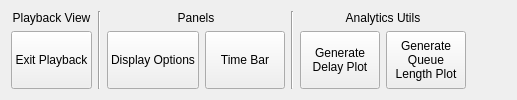
     <widget class="QWidget" name="Playbacktab">
      <attribute name="title">
       <string>Playback</string>
      </attribute>
      <layout class="QHBoxLayout" name="horizontalLayout_15">
       <item>
        <layout class="QVBoxLayout" name="verticalLayout_16">
         <item>
          <widget class="QLabel" name="label_4">
           <property name="sizePolicy">
            <sizepolicy hsizetype="Preferred" vsizetype="Fixed">
             <horstretch>0</horstretch>
             <verstretch>0</verstretch>
            </sizepolicy>
           </property>
           <property name="text">
            <string>Playback View</string>
           </property>
           <property name="alignment">
            <set>Qt::AlignCenter</set>
           </property>
          </widget>
         </item>
         <item>
          <layout class="QHBoxLayout" name="horizontalLayout_13">
           <item>
            <widget class="QPushButton" name="exitPlayback_pushButton">
             <property name="sizePolicy">
              <sizepolicy hsizetype="Minimum" vsizetype="MinimumExpanding">
               <horstretch>0</horstretch>
               <verstretch>0</verstretch>
              </sizepolicy>
             </property>
             <property name="text">
              <string>Exit Playback</string>
             </property>
            </widget>
           </item>
          </layout>
         </item>
        </layout>
       </item>
       <item>
        <widget class="Line" name="line_11">
         <property name="orientation">
          <enum>Qt::Vertical</enum>
         </property>
        </widget>
       </item>
       <item>
        <layout class="QVBoxLayout" name="verticalLayout_17">
         <item>
          <widget class="QLabel" name="label_5">
           <property name="sizePolicy">
            <sizepolicy hsizetype="Preferred" vsizetype="Fixed">
             <horstretch>0</horstretch>
             <verstretch>0</verstretch>
            </sizepolicy>
           </property>
           <property name="text">
            <string>Panels</string>
           </property>
           <property name="alignment">
            <set>Qt::AlignCenter</set>
           </property>
          </widget>
         </item>
         <item>
          <layout class="QHBoxLayout" name="horizontalLayout_14">
           <item>
            <widget class="QPushButton" name="playbackOptions_pushButton">
             <property name="sizePolicy">
              <sizepolicy hsizetype="Minimum" vsizetype="MinimumExpanding">
               <horstretch>0</horstretch>
               <verstretch>0</verstretch>
              </sizepolicy>
             </property>
             <property name="text">
              <string>Display Options</string>
             </property>
            </widget>
           </item>
           <item>
            <widget class="QPushButton" name="playbackTimeBar_pushButton">
             <property name="sizePolicy">
              <sizepolicy hsizetype="Minimum" vsizetype="MinimumExpanding">
               <horstretch>0</horstretch>
               <verstretch>0</verstretch>
              </sizepolicy>
             </property>
             <property name="text">
              <string>Time Bar</string>
             </property>
            </widget>
           </item>
          </layout>
         </item>
        </layout>
       </item>
       <item>
        <widget class="Line" name="line_12">
         <property name="orientation">
          <enum>Qt::Vertical</enum>
         </property>
        </widget>
       </item>
       <item>
        <layout class="QVBoxLayout" name="verticalLayout_18">
         <item>
          <widget class="QLabel" name="playbackUtilsText_label">
           <property name="sizePolicy">
            <sizepolicy hsizetype="Preferred" vsizetype="Fixed">
             <horstretch>0</horstretch>
             <verstretch>0</verstretch>
            </sizepolicy>
           </property>
           <property name="text">
            <string>Analytics Utils</string>
           </property>
           <property name="alignment">
            <set>Qt::AlignCenter</set>
           </property>
          </widget>
         </item>
         <item>
          <layout class="QHBoxLayout" name="horizontalLayout_16">
           <item>
            <widget class="QPushButton" name="genDelayPlot_pushButton">
             <property name="sizePolicy">
              <sizepolicy hsizetype="Minimum" vsizetype="MinimumExpanding">
               <horstretch>0</horstretch>
               <verstretch>0</verstretch>
              </sizepolicy>
             </property>
             <property name="text">
              <string>Generate
Delay Plot</string>
             </property>
            </widget>
           </item>
           <item>
            <widget class="QPushButton" name="genQueuePlot_pushButton">
             <property name="sizePolicy">
              <sizepolicy hsizetype="Minimum" vsizetype="MinimumExpanding">
               <horstretch>0</horstretch>
               <verstretch>0</verstretch>
              </sizepolicy>
             </property>
             <property name="text">
              <string>Generate
Queue
Length Plot</string>
             </property>
            </widget>
           </item>
          </layout>
         </item>
        </layout>
       </item>
       <item>
        <spacer name="horizontalSpacer_6">
         <property name="orientation">
          <enum>Qt::Horizontal</enum>
         </property>
         <property name="sizeHint" stdset="0">
          <size>
           <width>40</width>
           <height>20</height>
          </size>
         </property>
        </spacer>
       </item>
      </layout>
     </widget>
